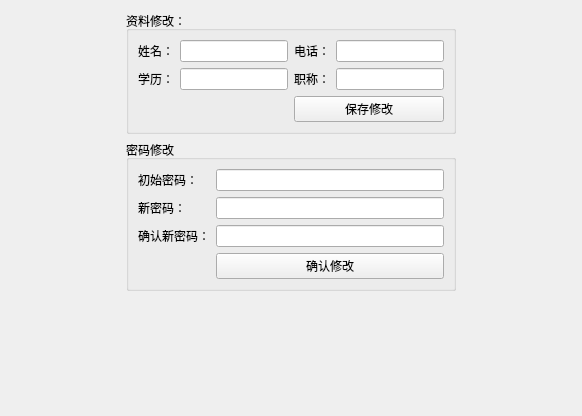
<?xml version="1.0" encoding="UTF-8"?>
<ui version="4.0">
 <class>PersnalDataManagerUI</class>
 <widget class="QWidget" name="PersnalDataManagerUI">
  <property name="geometry">
   <rect>
    <x>0</x>
    <y>0</y>
    <width>582</width>
    <height>416</height>
   </rect>
  </property>
  <property name="windowTitle">
   <string>Form</string>
  </property>
  <layout class="QGridLayout" name="gridLayout_3">
   <item row="0" column="1">
    <widget class="QGroupBox" name="groupBox">
     <property name="title">
      <string>资料修改：</string>
     </property>
     <layout class="QGridLayout" name="gridLayout">
      <item row="0" column="1">
       <widget class="QLineEdit" name="nameEdit">
        <property name="readOnly">
         <bool>true</bool>
        </property>
       </widget>
      </item>
      <item row="1" column="0">
       <widget class="QLabel" name="label_3">
        <property name="text">
         <string>学历：</string>
        </property>
       </widget>
      </item>
      <item row="0" column="3">
       <widget class="QLineEdit" name="phoneEdit"/>
      </item>
      <item row="1" column="3">
       <widget class="QLineEdit" name="TytleEdit"/>
      </item>
      <item row="0" column="2">
       <widget class="QLabel" name="label_2">
        <property name="text">
         <string>电话：</string>
        </property>
       </widget>
      </item>
      <item row="1" column="1">
       <widget class="QLineEdit" name="EducationDegreeEdit"/>
      </item>
      <item row="2" column="2" colspan="2">
       <widget class="QPushButton" name="informationOkbtn">
        <property name="text">
         <string>保存修改</string>
        </property>
       </widget>
      </item>
      <item row="1" column="2">
       <widget class="QLabel" name="label_4">
        <property name="text">
         <string>职称：</string>
        </property>
       </widget>
      </item>
      <item row="0" column="0">
       <widget class="QLabel" name="label">
        <property name="text">
         <string>姓名：</string>
        </property>
       </widget>
      </item>
     </layout>
    </widget>
   </item>
   <item row="0" column="2">
    <spacer name="horizontalSpacer_2">
     <property name="orientation">
      <enum>Qt::Horizontal</enum>
     </property>
     <property name="sizeHint" stdset="0">
      <size>
       <width>40</width>
       <height>20</height>
      </size>
     </property>
    </spacer>
   </item>
   <item row="1" column="1">
    <widget class="QGroupBox" name="groupBox_2">
     <property name="title">
      <string>密码修改</string>
     </property>
     <layout class="QFormLayout" name="formLayout">
      <item row="0" column="0">
       <widget class="QLabel" name="label_5">
        <property name="text">
         <string>初始密码：</string>
        </property>
       </widget>
      </item>
      <item row="0" column="1">
       <widget class="QLineEdit" name="originPwEdit">
        <property name="echoMode">
         <enum>QLineEdit::Password</enum>
        </property>
       </widget>
      </item>
      <item row="1" column="0">
       <widget class="QLabel" name="label_6">
        <property name="text">
         <string>新密码：</string>
        </property>
       </widget>
      </item>
      <item row="1" column="1">
       <widget class="QLineEdit" name="newPwEdit">
        <property name="echoMode">
         <enum>QLineEdit::Password</enum>
        </property>
       </widget>
      </item>
      <item row="2" column="0">
       <widget class="QLabel" name="label_7">
        <property name="text">
         <string>确认新密码：</string>
        </property>
       </widget>
      </item>
      <item row="2" column="1">
       <widget class="QLineEdit" name="confirmPwEdit">
        <property name="echoMode">
         <enum>QLineEdit::Password</enum>
        </property>
       </widget>
      </item>
      <item row="3" column="1">
       <widget class="QPushButton" name="passwordOkbtn">
        <property name="text">
         <string>确认修改</string>
        </property>
       </widget>
      </item>
     </layout>
    </widget>
   </item>
   <item row="0" column="0">
    <spacer name="horizontalSpacer">
     <property name="orientation">
      <enum>Qt::Horizontal</enum>
     </property>
     <property name="sizeHint" stdset="0">
      <size>
       <width>40</width>
       <height>20</height>
      </size>
     </property>
    </spacer>
   </item>
   <item row="2" column="1">
    <spacer name="verticalSpacer">
     <property name="orientation">
      <enum>Qt::Vertical</enum>
     </property>
     <property name="sizeHint" stdset="0">
      <size>
       <width>20</width>
       <height>40</height>
      </size>
     </property>
    </spacer>
   </item>
  </layout>
 </widget>
 <resources/>
 <connections/>
</ui>
